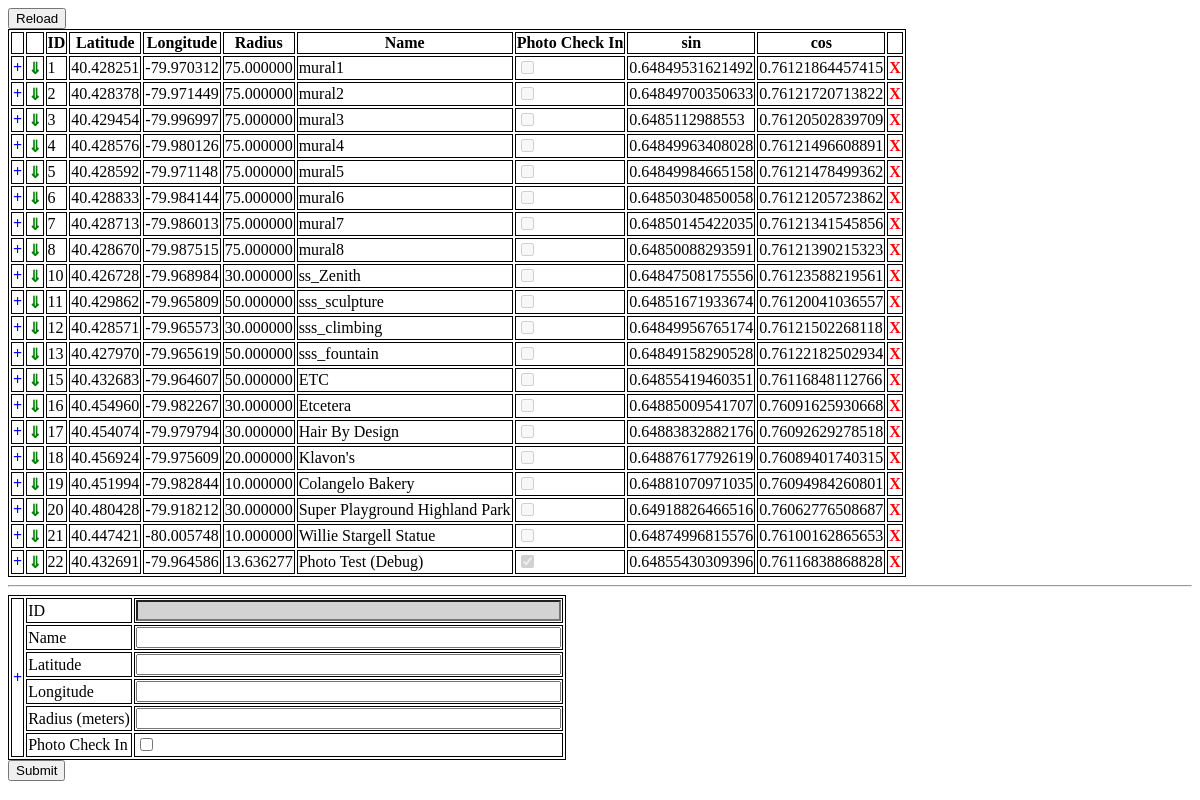
The app's page /www/dba/location.php with its own data.
### tables this page shows
CREATE TABLE location (
  id int(11) NOT NULL AUTO_INCREMENT,
  lat decimal(9,6) NOT NULL,
  lng decimal(9,6) NOT NULL,
  radius decimal(9,6) NOT NULL,
  latSin double NOT NULL,
  latCos double NOT NULL,
  `name` varchar(100) NOT NULL,
  photoCheckIn tinyint(1) NOT NULL DEFAULT '0',
  PRIMARY KEY (id)
);

### www/dba/location.php (the view, shortened to what this page needs)
<!DOCTYPE html>
<html>
<head>
<link rel="stylesheet" type="text/css" href="dba.css">
</head>
<body>
<?php
$db = new mysqli("localhost", "pgh-challenge", "5NdSW4FaAqQXthqs", "game");
$table = "location";
$stmt = $db->prepare("select id, lat, lng, radius, name, photoCheckIn, latSin, latCos from $table");
echo "<input class=\"refreshBtn\" type=\"button\" value=\"Reload\" onclick=\"refreshPage()\" />\n";
echo "<table id=\"dataTable\">\n";
echo "<tr><th></th><th></th><th>ID</th><th>Latitude</th><th>Longitude</th><th>Radius</th><th>Name</th><th>Photo Check In</th><th>sin</th><th>cos</th>";
echo "<td></td></tr>\n";
$stmt->execute();
$stmt->bind_result($id, $lat, $lng, $radius, $name, $photo, $sin, $cos);
while($stmt->fetch())
{
	echo "<tr>".
	"<td><a class=\"zoomtext\" href=\"javascript:void(0)\" onclick=\"zoomMap($lat, $lng, $radius)\">+</td>".
	"<td><a class=\"copyText\" href=\"javascript:void(0)\" onClick=\"duplicate($id, $lat, $lng, $radius, '".addslashes($name)."', $photo)\">&dArr;</a></td>".
	"<td>$id</td><td>$lat</td><td>$lng</td><td>$radius</td><td>$name</td>";
	if(is_numeric($photo) && $photo!=0) echo "<td><input type=\"checkbox\" disabled=\"disabled\" checked=\"checked\"/></td>";
	else echo "<td><input type=\"checkbox\" disabled=\"disabled\" /></td>";
	echo "<td>$sin</td><td>$cos</td>".
	"<td><a class=\"deletetext\" href=\"javascript:void(0)\" onclick=\"removeRow($id)\">X</a></td>".
	"</tr>\n";
}
echo "</table>\n";
?>
<hr/>
<form method="post" action="location.php">
<table>
<tr>
	<td rowspan="100"><a class="zoomtext" href="javascript:void(0)" onclick="zoomMapForm()">+</td>
	<td>ID</td><td><input class="grayed" name="id" readonly="readonly" type="text" size="50"/ ></td>
</tr>
<td>Name</td><td><input name="name" type="text" size="50"/ ></td>
<tr><td>Latitude</td><td><input name="lat" type="text" size="50" /></td></tr>
<tr><td>Longitude</td><td><input name="lng" type="text" size="50" /></td></tr>
<tr><td>Radius (meters)</td><td><input name="radius" type="text" size="50" /></td></tr>
<tr><td>Photo Check In</td><td><input name="photo" type="checkbox" /></td></tr>
</table>
<input type="submit"/>
</form>
</body>
</html>

### www/dba/dba.css (style rules this page uses)
table, tr, td, th { border: 1px solid black; }
.errortext, .deletetext { font-weight: bold; color: red; text-decoration: none; }
.successText, .copyText { font-weight: bold; color: green; text-decoration: none; }
.zoomtext { font-weight: bold; color: blue; text-decoration: none; }
.refreshBtn { vertical-align: top; display:block; }
.grayed { background: lightGray; }

### records on screen
location: id "1", lat "40.428251", lng "-79.970312", radius "75.000000", name "mural1", latSin "0.64849531621492", latCos "0.76121864457415"
location: id "2", lat "40.428378", lng "-79.971449", radius "75.000000", name "mural2", latSin "0.64849700350633", latCos "0.76121720713822"
location: id "3", lat "40.429454", lng "-79.996997", radius "75.000000", name "mural3", latSin "0.6485112988553", latCos "0.76120502839709"
location: id "4", lat "40.428576", lng "-79.980126", radius "75.000000", name "mural4", latSin "0.64849963408028", latCos "0.76121496608891"
location: id "5", lat "40.428592", lng "-79.971148", radius "75.000000", name "mural5", latSin "0.64849984665158", latCos "0.76121478499362"
location: id "6", lat "40.428833", lng "-79.984144", radius "75.000000", name "mural6", latSin "0.64850304850058", latCos "0.76121205723862"
location: id "7", lat "40.428713", lng "-79.986013", radius "75.000000", name "mural7", latSin "0.64850145422035", latCos "0.76121341545856"
location: id "8", lat "40.428670", lng "-79.987515", radius "75.000000", name "mural8", latSin "0.64850088293591", latCos "0.76121390215323"
location: id "10", lat "40.426728", lng "-79.968984", radius "30.000000", name "ss_Zenith", latSin "0.64847508175556", latCos "0.76123588219561"
location: id "11", lat "40.429862", lng "-79.965809", radius "50.000000", name "sss_sculpture", latSin "0.64851671933674", latCos "0.76120041036557"
location: id "12", lat "40.428571", lng "-79.965573", radius "30.000000", name "sss_climbing", latSin "0.64849956765174", latCos "0.76121502268118"
location: id "13", lat "40.427970", lng "-79.965619", radius "50.000000", name "sss_fountain", latSin "0.64849158290528", latCos "0.76122182502934"
location: id "15", lat "40.432683", lng "-79.964607", radius "50.000000", name "ETC", latSin "0.64855419460351", latCos "0.76116848112766"
location: id "16", lat "40.454960", lng "-79.982267", radius "30.000000", name "Etcetera", latSin "0.64885009541707", latCos "0.76091625930668"
location: id "17", lat "40.454074", lng "-79.979794", radius "30.000000", name "Hair By Design", latSin "0.64883832882176", latCos "0.76092629278518"
location: id "18", lat "40.456924", lng "-79.975609", radius "20.000000", name "Klavon's", latSin "0.64887617792619", latCos "0.76089401740315"
location: id "19", lat "40.451994", lng "-79.982844", radius "10.000000", name "Colangelo Bakery", latSin "0.64881070971035", latCos "0.76094984260801"
location: id "20", lat "40.480428", lng "-79.918212", radius "30.000000", name "Super Playground Highland Park", latSin "0.64918826466516", latCos "0.76062776508687"
location: id "21", lat "40.447421", lng "-80.005748", radius "10.000000", name "Willie Stargell Statue", latSin "0.64874996815576", latCos "0.76100162865653"
location: id "22", lat "40.432691", lng "-79.964586", radius "13.636277", name "Photo Test (Debug)", latSin "0.64855430309396", latCos "0.76116838868828"
